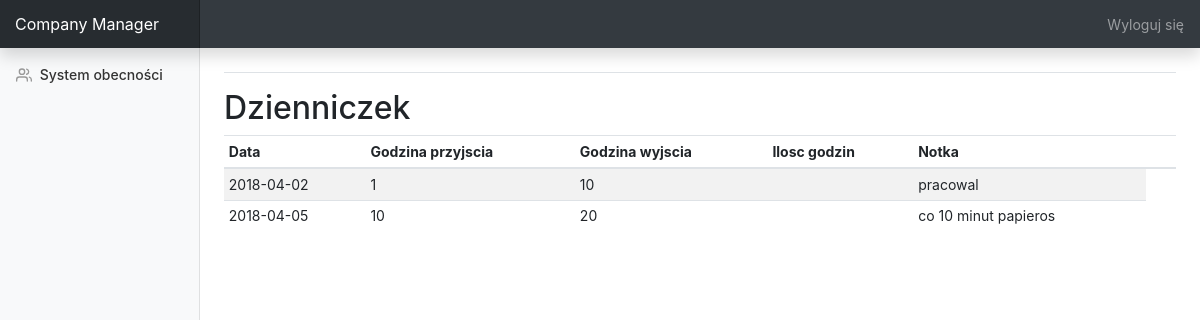
Page /index.php (signed in) on the committed database.
### tables this page shows
CREATE TABLE `attendance_list` (
  `date` date NOT NULL,
  `entry_hour` varchar(2) NOT NULL,
  `addons` varchar(50) NOT NULL,
  `leave_hour` varchar(2) NOT NULL
);

### index.php (called while the page is built, shortened)
<?php
$app = new Application();

### application/core/controller.php (called while the page is built, shortened)
<?php
abstract class Controller implements ControllerInterface {
    protected $db = null;
	private function connecToDatabase() {
        $options = array(PDO::ATTR_DEFAULT_FETCH_MODE => PDO::FETCH_OBJ, PDO::ATTR_ERRMODE => PDO::ERRMODE_WARNING);
        $this->db = new PDO(DB_TYPE . ':host=' . DB_HOST . ';dbname=' . DB_NAME, DB_USER, DB_PASS, $options);
    }
    public function loadModuleModel($model_name) {
        return new $model_name($this->db);
    }
}

### application/models/attendance_model.php (the view, shortened to what this page needs)
<?php
class AttendanceModel {
	 private $db;
    function __construct($db)
    {
        $this->db = $db;
    }
    public function listAll()
    {
        $query = "
				SELECT * FROM attendance_list
		";
        $dbh = $this->db->prepare($query);
        $dbh->execute();
        $result = "";
        while ($row = $dbh->fetch(PDO::FETCH_ASSOC)) {
            $result .= "
                <tr>
                  <td>" . $row['date'] . "</td>
                  <td>" . $row['entry_hour'] . "</td>
                  <td>" . $row['leave_hour'] . "</td>
                  <td></td>
                  <td>" . $row['addons'] . "</td>
                </tr>
			";
        }
        return $result;
    }
}

### application/views/_common/dashboard.css (style rules this page uses)
body { font-size: .875rem; }

### rows in the picture
attendance_list: date "2018-04-02", entry_hour "1", leave_hour "10", addons "pracowal"
attendance_list: date "2018-04-05", entry_hour "10", leave_hour "20", addons "co 10 minut papieros"
